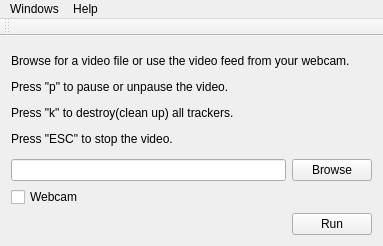
<?xml version="1.0" encoding="UTF-8"?>
<ui version="4.0">
 <class>MainWindow</class>
 <widget class="QMainWindow" name="MainWindow">
  <property name="geometry">
   <rect>
    <x>0</x>
    <y>0</y>
    <width>383</width>
    <height>246</height>
   </rect>
  </property>
  <property name="windowTitle">
   <string>Camshift_Multiple_Trackers</string>
  </property>
  <widget class="QWidget" name="centralWidget">
   <layout class="QGridLayout" name="gridLayout">
    <item row="2" column="0">
     <widget class="QCheckBox" name="checkBox">
      <property name="text">
       <string>Webcam</string>
      </property>
     </widget>
    </item>
    <item row="1" column="0">
     <widget class="QLineEdit" name="lineEdit">
      <property name="text">
       <string/>
      </property>
     </widget>
    </item>
    <item row="3" column="1">
     <widget class="QPushButton" name="pushButton_2">
      <property name="text">
       <string>Run</string>
      </property>
     </widget>
    </item>
    <item row="0" column="0" colspan="2">
     <widget class="QLabel" name="infoLabel">
      <property name="text">
       <string>&lt;html&gt;&lt;head/&gt;&lt;body&gt;&lt;p&gt;Browse for a video file or use the video feed from your webcam.&lt;/p&gt;&lt;p&gt;Press &amp;quot;p&amp;quot; to pause or unpause the video.&lt;/p&gt;&lt;p&gt;Press &amp;quot;k&amp;quot; to destroy(clean up) all trackers.&lt;/p&gt;&lt;p&gt;Press &amp;quot;ESC&amp;quot; to stop the video.&lt;/p&gt;&lt;/body&gt;&lt;/html&gt;</string>
      </property>
     </widget>
    </item>
    <item row="1" column="1">
     <widget class="QPushButton" name="pushButton">
      <property name="text">
       <string>Browse</string>
      </property>
     </widget>
    </item>
   </layout>
  </widget>
  <widget class="QMenuBar" name="menuBar">
   <property name="geometry">
    <rect>
     <x>0</x>
     <y>0</y>
     <width>383</width>
     <height>21</height>
    </rect>
   </property>
   <widget class="QMenu" name="menuWindows">
    <property name="title">
     <string>Windows</string>
    </property>
    <addaction name="actionDestroy_All_Windows"/>
    <addaction name="actionDestroy_All_Trackers"/>
   </widget>
   <widget class="QMenu" name="menuHelp">
    <property name="title">
     <string>Help</string>
    </property>
    <addaction name="actionAbout_Me"/>
   </widget>
   <addaction name="menuWindows"/>
   <addaction name="menuHelp"/>
  </widget>
  <widget class="QToolBar" name="mainToolBar">
   <attribute name="toolBarArea">
    <enum>TopToolBarArea</enum>
   </attribute>
   <attribute name="toolBarBreak">
    <bool>false</bool>
   </attribute>
  </widget>
  <action name="actionDestroy_All_Windows">
   <property name="text">
    <string>Destroy All Windows</string>
   </property>
   <property name="shortcut">
    <string>Ctrl+Backspace</string>
   </property>
  </action>
  <action name="actionDestroy_All_Trackers">
   <property name="text">
    <string>Destroy All Trackers</string>
   </property>
   <property name="shortcut">
    <string>Ctrl+K</string>
   </property>
  </action>
  <action name="actionAbout_Me">
   <property name="text">
    <string>About Me</string>
   </property>
  </action>
 </widget>
 <layoutdefault spacing="6" margin="11"/>
 <resources/>
 <connections/>
</ui>
